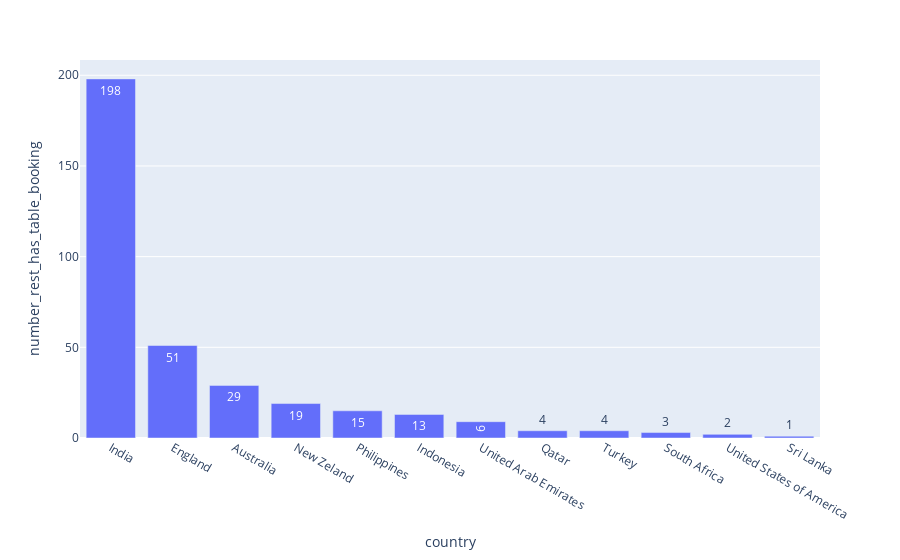

Notebook code cell kept with this figure:
### Code cell
px.bar(df_aux, x='country', y='number_rest_has_table_booking', text_auto=True)

### Figure 1 — Plotly figure (JSON) as saved in the notebook; plotly's stock layout.template omitted (floating-point values rounded to 4 significant figures)
{"data": [{"alignmentgroup": "True", "hovertemplate": "country=%{x}<br>number_rest_has_table_booking=%{y}<extra></extra>", "legendgroup": "", "marker": {"color": "#636efa", "pattern": {"shape": ""}}, "name": "", "offsetgroup": "", "orientation": "v", "showlegend": false, "textposition": "auto", "texttemplate": "%{y}", "type": "bar", "x": ["India", "England", "Australia", "New Zeland", "Philippines", "Indonesia", "United Arab Emirates", "Qatar", "Turkey", "South Africa", "United States of America", "Sri Lanka"], "xaxis": "x", "y": [198, 51, 29, 19, 15, 13, 9, 4, 4, 3, 2, 1], "yaxis": "y"}], "layout": {"barmode": "relative", "legend": {"tracegroupgap": 0}, "margin": {"t": 60}, "xaxis": {"anchor": "y", "domain": [0, 1], "title": {"text": "country"}}, "yaxis": {"anchor": "x", "domain": [0, 1], "title": {"text": "number_rest_has_table_booking"}}}}
